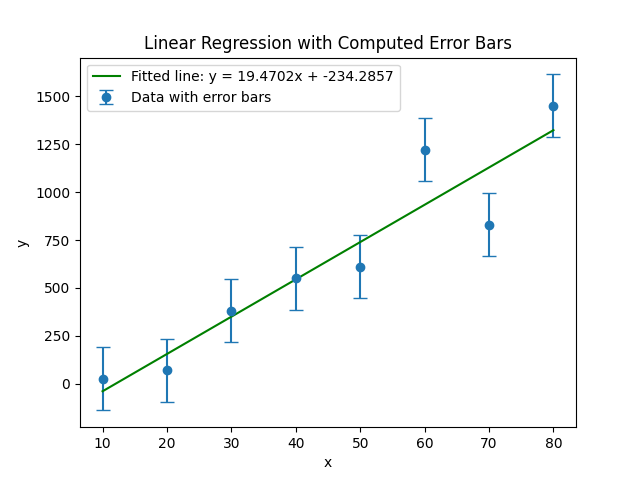

This chart was generated by the following Python code:
import numpy as np
import matplotlib.pyplot as plt
from scipy.optimize import curve_fit

# Linear function for curve fitting
def linear_func(x, a, b):
    return a * x + b

# Provided data
x_data = np.array([10, 20, 30, 40, 50, 60, 70, 80])
y_data = np.array([25, 70, 380, 550, 610, 1220, 830, 1450])

# Fit the data using scipy's curve_fit to get the optimal slope and intercept
popt, pcov = curve_fit(linear_func, x_data, y_data)

# Extract the optimal parameters (slope and intercept)
slope, intercept = popt

# Compute the standard deviation of the parameters (errors on slope and intercept)
slope_error, intercept_error = np.sqrt(np.diag(pcov))

# Generate y values based on the fitted line
y_fit = linear_func(x_data, slope, intercept)

# Compute residuals (difference between observed and fitted values)
residuals = y_data - y_fit

# Calculate the standard deviation of the residuals to approximate the error in the data
y_errors = np.std(residuals) * np.ones_like(y_data)

# Plotting the data with computed error bars
plt.errorbar(x_data, y_data, yerr=y_errors, fmt='o', label='Data with error bars', capsize=5)
plt.plot(x_data, y_fit, label=f'Fitted line: y = {slope:.4f}x + {intercept:.4f}', color='green')

# Add labels and title
plt.xlabel('x')
plt.ylabel('y')
plt.title('Linear Regression with Computed Error Bars')
plt.legend()

# Show plot
plt.savefig('least-square4.png')
plt.show()

# Print the fitted parameters with errors
print(f"Fitted slope: {slope:.2f} ± {slope_error:.2f}")
print(f"Fitted intercept: {intercept:.4f} ± {intercept_error:.4f}")
print(f"Residual standard deviation (error bar value): {np.std(residuals):.2f}")
